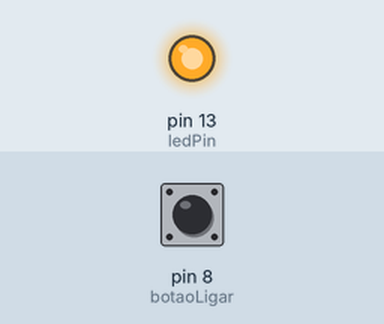
The sketch below on a simulated Arduino Uno, built with avr-gcc and run on an emulated ATmega328P. Shown: output pins drawn as LEDs (lit = HIGH). The inputs (shaded band) are chosen by the test bench; at power-on: pin 8 (botaoLigar) LOW.

Above: at 0.1 s.
Timing chart, 0 to 1.6 s (numbered marks = the images above):
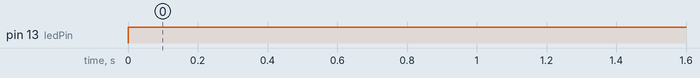

The sketch:

BotaoMelhorado.ino
```cpp
/*
GME - Grupo de Metodos Eletroforéticos
Instituto de Quimica - UFG

O sinal ao precionar um botão é ruidoso e pode não executar sua função se for lido sem tratamento.
Utilizamos esse código para evitar o ruido e utiliza-lo de maneira satisfatória

criado   09/06/2014
por Wanderson D. Lopes
modificado set 2022
por Wanderson D. Lopes
*/


int ledPin = 13;
int botaoLigar = 8;
int botaoPrecionado = 0; // armazena o estado do pino de entrada
boolean ligar = false;
int anterior = 0;
void setup ()  {
  pinMode(ledPin,OUTPUT);
  pinMode(botaoLigar,INPUT);
}


void loop () {
  botaoPrecionado = digitalRead(botaoLigar);

  // verificar se o botao está pressionado
  if ((botaoPrecionado == HIGH) && (anterior == LOW)) {
   if (ligar = false)
       ligar = true;
    else
       ligar = false;
       delay(10);
  }
   anterior = botaoPrecionado;

  if (ligar == false)
    digitalWrite(ledPin,HIGH);
  else
    digitalWrite(ledPin,LOW);


}
```

Measured:
- by itself, pin 13 (ledPin): LOW → HIGH at 0.00 s
